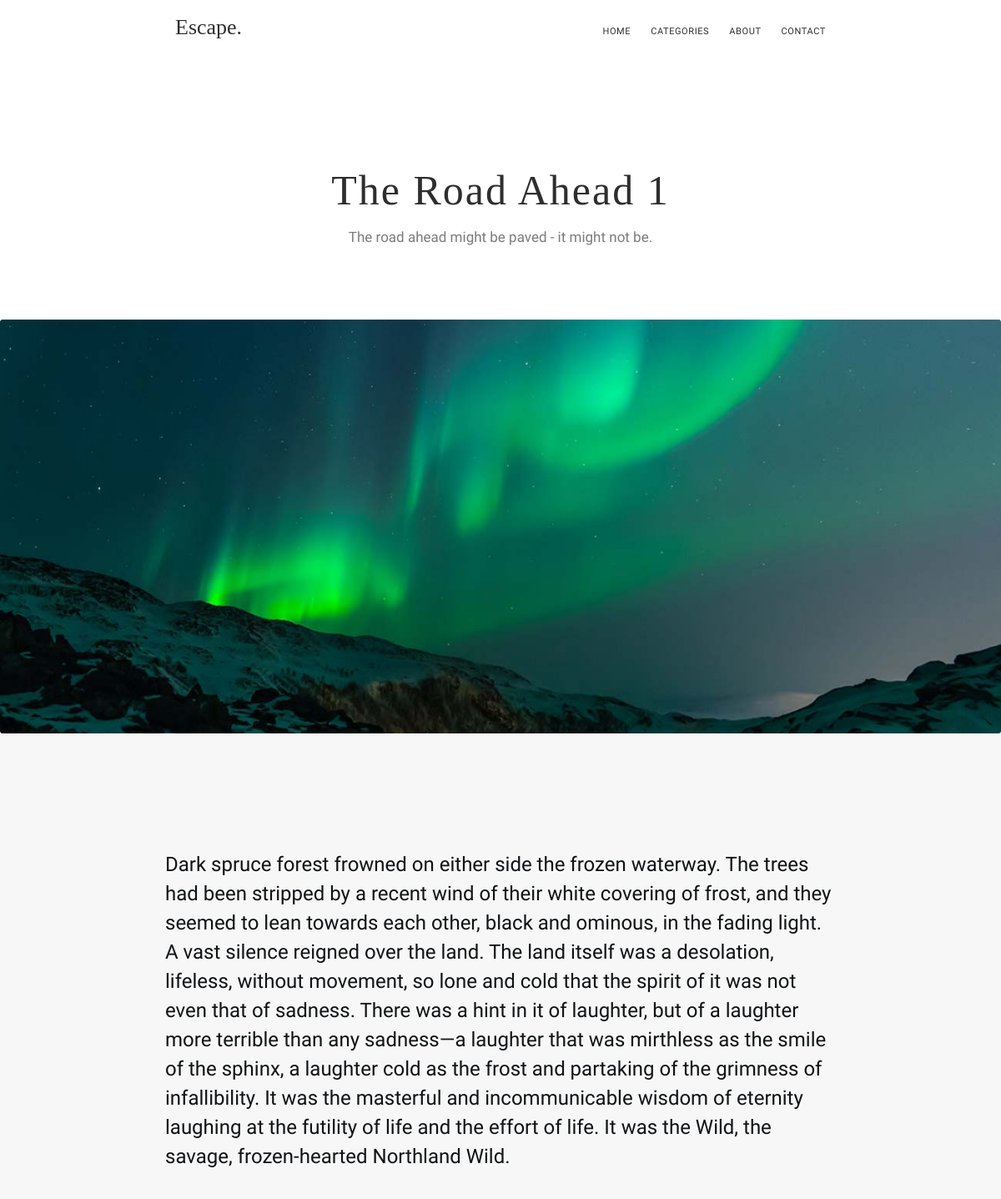
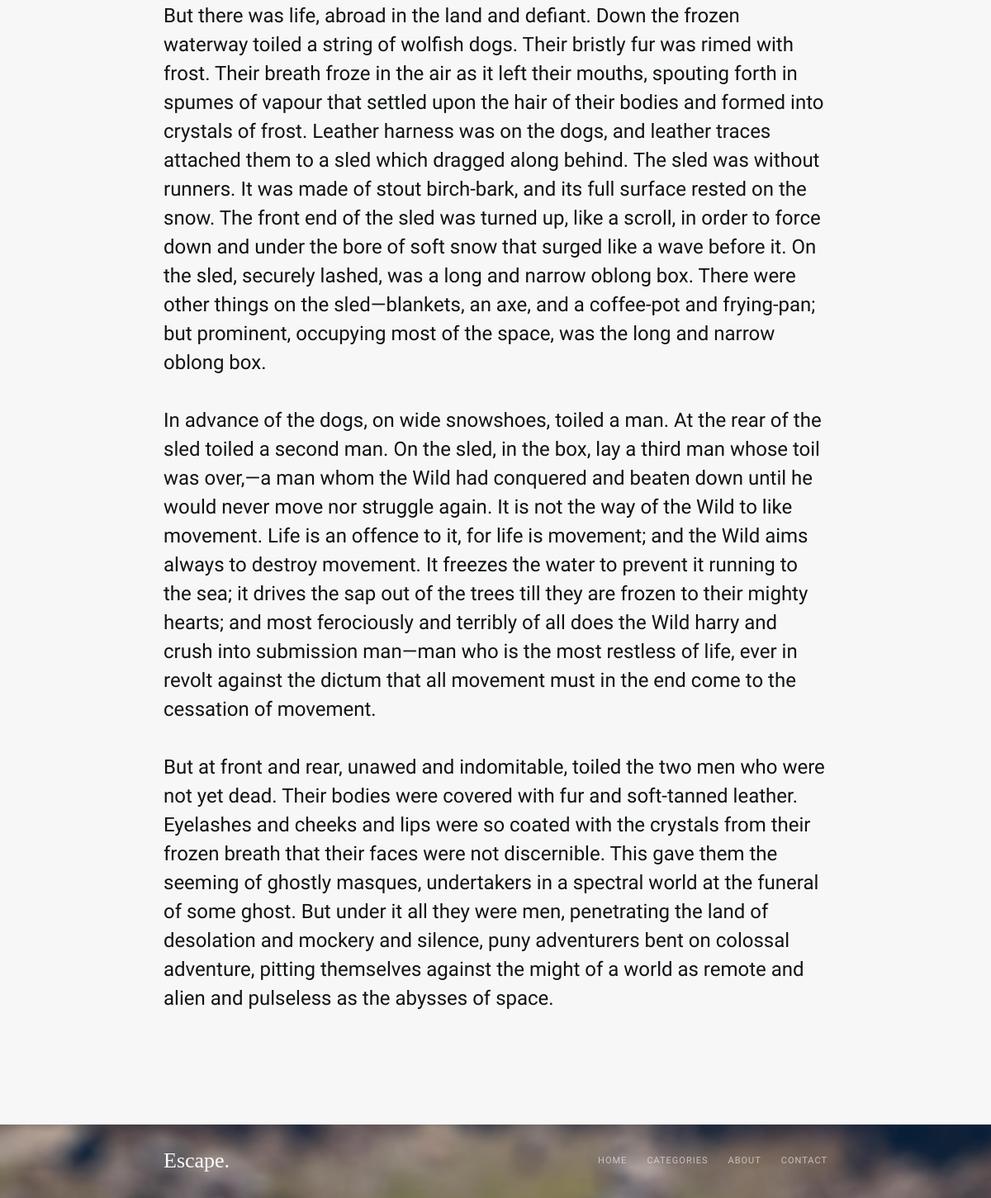
The page /post.php?id=1 on the database its author committed (2 pictures, top to bottom).
### tables this page shows
CREATE TABLE post
(
  post_id      INT NOT NULL AUTO_INCREMENT,
   title        VARCHAR(255) NOT NULL,
   subtitle     VARCHAR(255) NOT NULL,
   content     TEXT NOT NULL,
   author     VARCHAR(255) NOT NULL,
   author_url   VARCHAR(255) NOT NULL,
   publish_date VARCHAR(255) NOT NULL,
  image_url   VARCHAR(255) NOT NULL,
  featured     TINYINT(1) DEFAULT 0,
  tag_type   VARCHAR(255) NOT NULL,
  tag_text   VARCHAR(255) NOT NULL,
  PRIMARY KEY (post_id)
);

### post.php (the view, shortened to what this page needs)
<?php
    function createDBConnection(): mysqli
    {
        $conn = new mysqli(HOST, USERNAME, PASSWORD, DATABASE);
        return $conn;
    }
    function getPostContent(mysqli $conn, string $idFind, &$post): void
    {
        $sql = "SELECT * FROM post WHERE post_id = $idFind";
        $result = $conn->query($sql);
        if ($result->num_rows > 0) {
            if ($row = $result->fetch_assoc()) {
                $post = $row;
            }
        } else {
            $post = null;
        }
    }
    $post = [];
    $postId = $_GET['id'];
    $conn = createDBConnection();
    getPostContent($conn, $postId, $post);
?>
<!DOCTYPE html>
<html lang="en">
<head>
    <link href="styles/post.css" rel="stylesheet">
</head>
<body>
    <header class="header">
        <div class="header-menu">
            <a class="header-logo" href="home.php">Escape.</a>
            <nav class="header-navigation">
                <a class="header-navigation-text" href="home.php">home</a>
                <a class="header-navigation-text" href="home.php">categories</a>
                <a class="header-navigation-text" href="home.php">about</a>
                <a class="header-navigation-text" href="home.php">contact</a>
            </nav>
        </div>
        <div class="header-context">
            <h1 class="header-text_title"><?= $post['title'], " ", $postId?></h1>
            <h2 class="header-text_description"><?= $post['subtitle']?></h2>
        </div>
    </header>
    <div class="section">
        <div class="image-after-menu">
		  <img src=images/TheRoadAhead_second.png>
		</div>
        <div class="section-box section_background">
            <div class="section-content">
            <?= $post['content']?>
            </div>
        </div>
    </div>
    <footer class="footer">
        <div class="footer-menu">
            <a class="footer-logo" href="home.php">Escape.</a>
            <nav class="footer-navigation">
                <a class="footer-navigation-text" href="home.php">home</a>
                <a class="footer-navigation-text" href="home.php">categories</a>
                <a class="footer-navigation-text" href="home.php">about</a>
                <a class="footer-navigation-text" href="home.php">contact</a>
            </nav>
        </div>
    </footer>
</body>
</html>

### styles/post.css (style rules this page uses)
* { margin: 0; padding: 0; box-sizing: border-box; }
.header-menu { min-width: 400px; padding-top: 17px; padding-bottom: 17px; height: 40px; width: 65%; margin: auto; justify-content: space-around; }
.header-logo, .footer-logo { display: inline; float: left; font: normal 400 26px/26px 'Lora'; text-decoration: none; color: #2E2E2E; padding-top: 3px; }
.header-navigation, .footer-navigation { display: inline; float: right; margin-top: 3px; }
.header-navigation { margin-top: 10px; }
.header-navigation-text { font: normal 400 11px/20px 'Oxygen'; height: 20px; text-decoration: none; letter-spacing: 0.6px; text-transform: uppercase; color: #2E2E2E; margin-left: 20px; }
.header-context { padding-bottom: 20px; }
.header-text_title { font: normal 400 50px/51px 'Lora'; color: #2E2E2E; text-align: center; margin-top: 163px; margin-bottom: 20px; letter-spacing: 2px; }
.header-text_description { font-family: Oxygen; font-size: 17px; font-weight: 400; line-height: 20px; text-align: center; margin: 0; margin-bottom: 31px; color: rgba(46, 46, 46, 0.63); }
.image-after-menu { padding-top: 38px; width: 100%; height: 534px; }
.image-after-menu img { width: 100%; height: 100%; }
.section_background { margin: 0; height: fit-content; background: #F7F7F7; border-radius: 0px; }
.section-box { justify-content: center; }
.section-content { padding-top: 140px; padding-bottom: 135px; width: 67%; margin: auto; font-family: Oxygen; font-size: 24px; font-weight: 400; line-height: 35px; text-align: left; color: #101315; }
.footer { background: rgba(35, 47, 56, 0.6); height: 89px; background: url("../images/footer.png"); background-position: center center; background-size: cover; }
.footer-menu { min-width: 400px; padding-top: 28px; height: 34px; width: 67%; margin: auto; }
.footer-logo { color: #FFFFFF; }
.footer-navigation-text { font: normal 400 11px/26px 'Oxygen'; text-decoration: none; text-align: right; letter-spacing: 1px; text-transform: uppercase; color: rgba(255, 255, 255, 0.6); margin-left: 20px; }

### rows shown on the page
post: title "The Road Ahead", subtitle "The road ahead might be paved - it might not be.", content "Dark spruce forest frowned on either side the frozen waterway. The trees had been stripped by a recent wind of their white covering of frost, and they seemed to lean towards each other, black and ominous, in the fading light. A vast silence reigned over the land. The land itself was a desolation, lifeless, without movement, so lone and cold that the spirit of it was not even that of sadness. There was a hint in it of laughter, but of a laughter more terrible than any sadness—a laughter that was mirthless as the smile of the sphinx, a laughter cold as the frost and partaking of the grimness of infallibility. It was the masterful and incommunicable wisdom of eternity laughing at the futility…"

### other values the page prints
$postId "1"
